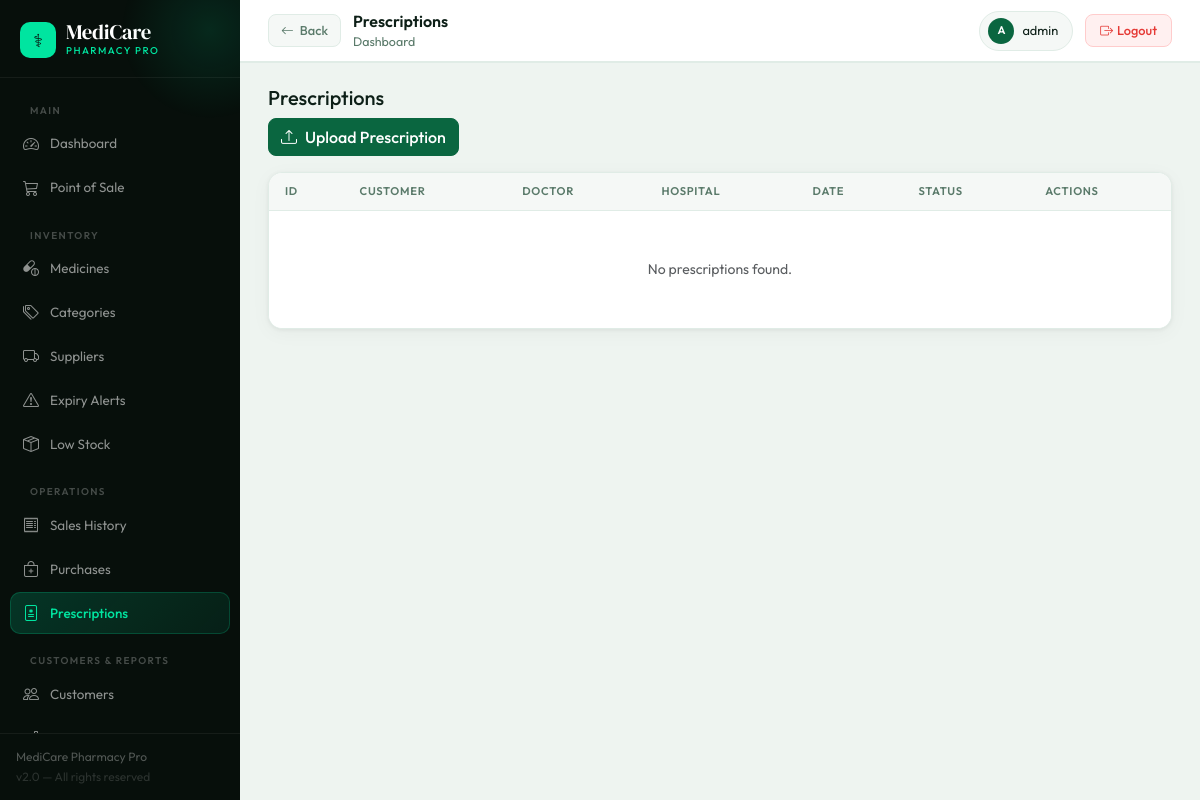
The app's page /prescriptions/ (signed in), older data.
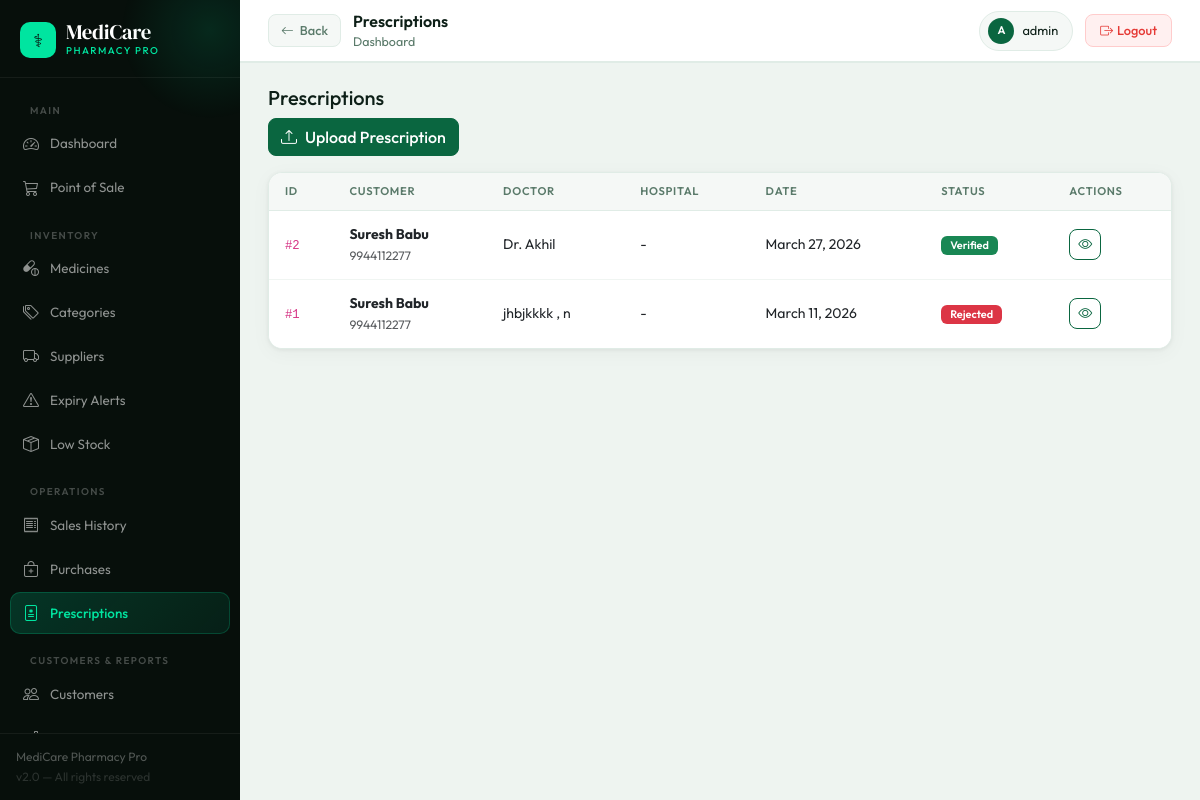
The same page, newer data.
### prescriptions/models.py (models this page shows, shortened)
class Prescription(models.Model):
    STATUS_CHOICES = [('pending','Pending Verification'),('verified','Verified'),('dispensed','Dispensed'),('rejected','Rejected')]
    customer = models.ForeignKey(Customer, on_delete=models.CASCADE, related_name='prescriptions')
    doctor_name = models.CharField(max_length=200)
    doctor_phone = models.CharField(max_length=20, blank=True)
    hospital = models.CharField(max_length=200, blank=True)
    prescription_date = models.DateField()
    image = models.ImageField(upload_to='prescriptions/')
    notes = models.TextField(blank=True)
    status = models.CharField(max_length=20, choices=STATUS_CHOICES, default='pending')
    verified_by = models.ForeignKey('auth.User', on_delete=models.SET_NULL, null=True, blank=True)
    created_at = models.DateTimeField(auto_now_add=True)

### customers/models.py (models this page shows, shortened)
class Customer(models.Model):
    GENDER_CHOICES = [('M','Male'),('F','Female'),('O','Other')]
    name = models.CharField(max_length=200)
    phone = models.CharField(max_length=20, unique=True)
    email = models.EmailField(blank=True)
    gender = models.CharField(max_length=1, choices=GENDER_CHOICES, blank=True)
    date_of_birth = models.DateField(null=True, blank=True)
    address = models.TextField(blank=True)
    loyalty_points = models.PositiveIntegerField(default=0)
    total_purchases = models.DecimalField(max_digits=12, decimal_places=2, default=0)
    is_active = models.BooleanField(default=True)
    created_at = models.DateTimeField(auto_now_add=True)
    class Meta:
        ordering = ['-created_at']

### prescriptions/views.py (the view)
# urls.py: path('', views.prescription_list, name='prescription_list'),
@login_required
def prescription_list(request):
    prescriptions = Prescription.objects.select_related('customer').order_by('-created_at')
    status = request.GET.get('status', '')
    if status:
        prescriptions = prescriptions.filter(status=status)
    return render(request, 'prescriptions/prescription_list.html', {'prescriptions': prescriptions, 'status': status})

### templates/prescriptions/prescription_list.html (shortened to what this page needs)
{% extends 'base.html' %}
{% block breadcrumb %}Dashboard{% endblock %}
{% block back_button %}<a href="/" class="back-btn"><i class="bi bi-arrow-left"></i> Back</a>{% endblock %}
{% block page_title %}Prescriptions{% endblock %}
{% block content %}
<div class="page-header">
  <h5>Prescriptions</h5>
  <a href="/prescriptions/add/" class="btn btn-primary"><i class="bi bi-upload me-2"></i>Upload Prescription</a>
</div>
<div class="card"><div class="card-body p-0">
  <table class="table table-hover mb-0">
    <thead><tr><th>ID</th><th>Customer</th><th>Doctor</th><th>Hospital</th><th>Date</th><th>Status</th><th>Actions</th></tr></thead>
    <tbody>
      {% for p in prescriptions %}
      <tr>
        <td><code>#{{ p.id }}</code></td>
        <td><strong>{{ p.customer.name }}</strong><br><small class="text-muted">{{ p.customer.phone }}</small></td>
        <td>{{ p.doctor_name }}</td>
        <td>{{ p.hospital|default:"-" }}</td>
        <td>{{ p.prescription_date }}</td>
        <td>
          {% if p.status == 'verified' %}<span class="badge bg-success">Verified</span>
          {% elif p.status == 'dispensed' %}<span class="badge bg-primary">Dispensed</span>
          {% elif p.status == 'rejected' %}<span class="badge bg-danger">Rejected</span>
          {% else %}<span class="badge bg-warning text-dark">Pending</span>{% endif %}
        </td>
        <td>
          <a href="/prescriptions/{{ p.pk }}/" class="btn btn-sm btn-outline-primary me-1"><i class="bi bi-eye"></i></a>
        </td>
      </tr>
      {% empty %}<tr><td colspan="7" class="text-center text-muted py-5">No prescriptions found.</td></tr>
      {% endfor %}
    </tbody>
  </table>
</div></div>
{% endblock %}

### templates/base.html (shortened to what this page needs)
<!DOCTYPE html>
<html lang="en">
<head>
<link href="https://cdn.jsdelivr.net/npm/bootstrap@5.3.0/dist/css/bootstrap.min.css" rel="stylesheet">
<link href="https://cdn.jsdelivr.net/npm/bootstrap-icons@1.11.0/font/bootstrap-icons.css" rel="stylesheet">
</head>
<body>
{% if user.is_authenticated %}
<aside class="sidebar">
  <div class="sb-brand">
    <div class="logo-wrap">
      <div class="logo-icon">⚕</div>
      <div>
        <div class="logo-text">MediCare</div>
        <div class="logo-sub">Pharmacy Pro</div>
      </div>
    </div>
  </div>
  <nav class="sb-nav">
    <div class="sb-section">Main</div>
    <a href="/" class="sb-link {% if request.path == '/' %}active{% endif %}">
      <i class="bi bi-speedometer2"></i> Dashboard
    </a>
    <a href="{% url 'pos' %}" class="sb-link {% if '/sales/pos' in request.path %}active{% endif %}">
      <i class="bi bi-cart3"></i> Point of Sale
    </a>
    <div class="sb-section">Inventory</div>
    <a href="{% url 'medicine_list' %}" class="sb-link ">
      <i class="bi bi-capsule-pill"></i> Medicines
    </a>
    <a href="{% url 'category_list' %}" class="sb-link {% if 'categor' in request.path %}active{% endif %}">
      <i class="bi bi-tags"></i> Categories
    </a>
    <a href="{% url 'supplier_list' %}" class="sb-link {% if 'supplier' in request.path %}active{% endif %}">
      <i class="bi bi-truck"></i> Suppliers
    </a>
    <a href="{% url 'expiry_alerts' %}" class="sb-link {% if 'expiry' in request.path %}active{% endif %}">
      <i class="bi bi-exclamation-triangle"></i> Expiry Alerts
    </a>
    <a href="{% url 'low_stock_list' %}" class="sb-link {% if 'low-stock' in request.path %}active{% endif %}">
      <i class="bi bi-box-seam"></i> Low Stock
    </a>
    <div class="sb-section">Operations</div>
    <a href="{% url 'sale_list' %}" class="sb-link {% if '/sales/' in request.path and 'pos' not in request.path %}active{% endif %}">
      <i class="bi bi-receipt"></i> Sales History
    </a>
    <a href="{% url 'po_list' %}" class="sb-link {% if '/purchase' in request.path %}active{% endif %}">
      <i class="bi bi-bag-plus"></i> Purchases
    </a>
    <a href="{% url 'prescription_list' %}" class="sb-link {% if '/prescriptions' in request.path %}active{% endif %}">
      <i class="bi bi-file-medical"></i> Prescriptions
    </a>
    <div class="sb-section">Customers & Reports</div>
    <a href="{% url 'customer_list' %}" class="sb-link {% if '/customers' in request.path %}active{% endif %}">
      <i class="bi bi-people"></i> Customers
    </a>
    <a href="{% url 'analytics_dashboard' %}" class="sb-link {% if '/analytics' in request.path and 'gst' not in request.path and 'profit' not in request.path %}active{% endif %}">
      <i class="bi bi-bar-chart-line"></i> Analytics
    </a>
  </nav>
  <div class="sb-footer">
    <div>MediCare Pharmacy Pro</div>
    <div style="color:rgba(255,255,255,.15);margin-top:2px;">v2.0 — All rights reserved</div>
  </div>
</aside>
<div class="main">
  <header class="topbar">
    <div class="topbar-left">
      {% block back_button %}{% endblock %}
      <div>
        <div class="topbar-title">{% block page_title %}Dashboard{% endblock %}</div>
        <div class="topbar-breadcrumb">{% block breadcrumb %}MediCare Pharmacy{% endblock %}</div>
      </div>
    </div>
    <div class="topbar-right">
      <div class="user-chip">
        <div class="user-avatar">{{ user.username|first|upper }}</div>
        <span>{{ user.get_full_name|default:user.username }}</span>
      </div>
      <a href="{% url 'logout' %}" class="logout-btn"><i class="bi bi-box-arrow-right me-1"></i>Logout</a>
    </div>
  </header>
  <div class="page-content">
    {% block content %}{% endblock %}
  </div>
</div>
{% else %}
{% block auth_content %}{% endblock %}
{% endif %}
</body>
</html>

Row changes from the older to the newer data that the page shows:
added Prescription: id "2", customer.name "Suresh Babu", customer.phone "9944112277", doctor_name "Dr. Akhil", hospital "-", prescription_date "March 27, 2026", status "Verified"
added Prescription: id "1", customer.name "Suresh Babu", customer.phone "9944112277", doctor_name "jhbjkkkk , n", hospital "-", prescription_date "March 11, 2026", status "Rejected"
Text that changed along with them:
text no longer shown: "No prescriptions found."
